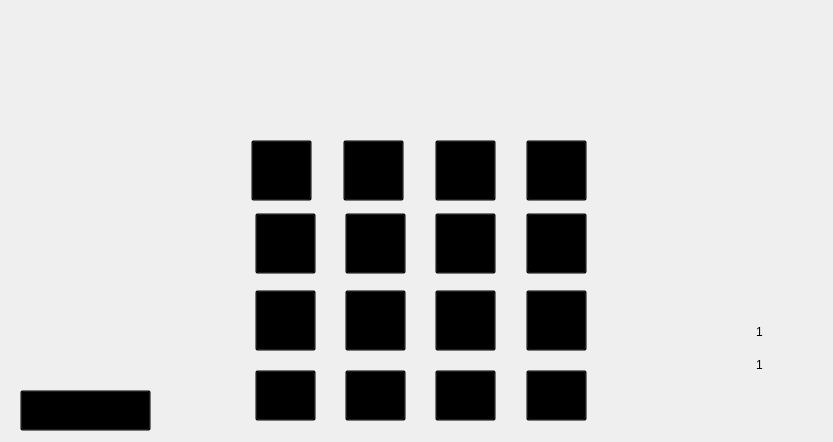
<?xml version="1.0" encoding="UTF-8"?>
<ui version="4.0">
 <class>MainWindow</class>
 <widget class="QMainWindow" name="MainWindow">
  <property name="geometry">
   <rect>
    <x>0</x>
    <y>0</y>
    <width>833</width>
    <height>442</height>
   </rect>
  </property>
  <property name="windowTitle">
   <string>Memoria</string>
  </property>
  <widget class="QWidget" name="centralwidget">
   <widget class="QLabel" name="label">
    <property name="geometry">
     <rect>
      <x>0</x>
      <y>0</y>
      <width>841</width>
      <height>451</height>
     </rect>
    </property>
    <property name="text">
     <string/>
    </property>
    <property name="pixmap">
     <pixmap>../imagens/tela_memoria.png</pixmap>
    </property>
    <property name="scaledContents">
     <bool>true</bool>
    </property>
   </widget>
   <widget class="QPushButton" name="btn_1">
    <property name="geometry">
     <rect>
      <x>251</x>
      <y>140</y>
      <width>61</width>
      <height>61</height>
     </rect>
    </property>
    <property name="cursor">
     <cursorShape>PointingHandCursor</cursorShape>
    </property>
    <property name="styleSheet">
     <string notr="true">background-color: rgba(0, 0, 0, 0);</string>
    </property>
    <property name="text">
     <string/>
    </property>
    <property name="iconSize">
     <size>
      <width>50</width>
      <height>50</height>
     </size>
    </property>
   </widget>
   <widget class="QPushButton" name="btn_2">
    <property name="geometry">
     <rect>
      <x>343</x>
      <y>140</y>
      <width>61</width>
      <height>61</height>
     </rect>
    </property>
    <property name="cursor">
     <cursorShape>PointingHandCursor</cursorShape>
    </property>
    <property name="styleSheet">
     <string notr="true">background-color: rgba(0, 0, 0, 0);</string>
    </property>
    <property name="text">
     <string/>
    </property>
    <property name="iconSize">
     <size>
      <width>50</width>
      <height>50</height>
     </size>
    </property>
   </widget>
   <widget class="QPushButton" name="btn_3">
    <property name="geometry">
     <rect>
      <x>435</x>
      <y>140</y>
      <width>61</width>
      <height>61</height>
     </rect>
    </property>
    <property name="cursor">
     <cursorShape>PointingHandCursor</cursorShape>
    </property>
    <property name="styleSheet">
     <string notr="true">background-color: rgba(0, 0, 0, 0);</string>
    </property>
    <property name="text">
     <string/>
    </property>
    <property name="iconSize">
     <size>
      <width>50</width>
      <height>50</height>
     </size>
    </property>
   </widget>
   <widget class="QPushButton" name="btn_4">
    <property name="geometry">
     <rect>
      <x>526</x>
      <y>140</y>
      <width>61</width>
      <height>61</height>
     </rect>
    </property>
    <property name="cursor">
     <cursorShape>PointingHandCursor</cursorShape>
    </property>
    <property name="styleSheet">
     <string notr="true">background-color: rgba(0, 0, 0, 0);</string>
    </property>
    <property name="text">
     <string/>
    </property>
    <property name="iconSize">
     <size>
      <width>50</width>
      <height>50</height>
     </size>
    </property>
   </widget>
   <widget class="QPushButton" name="btn_5">
    <property name="geometry">
     <rect>
      <x>255</x>
      <y>213</y>
      <width>61</width>
      <height>61</height>
     </rect>
    </property>
    <property name="cursor">
     <cursorShape>PointingHandCursor</cursorShape>
    </property>
    <property name="styleSheet">
     <string notr="true">background-color: rgba(0, 0, 0, 0);</string>
    </property>
    <property name="text">
     <string/>
    </property>
    <property name="iconSize">
     <size>
      <width>50</width>
      <height>50</height>
     </size>
    </property>
   </widget>
   <widget class="QPushButton" name="btn_6">
    <property name="geometry">
     <rect>
      <x>345</x>
      <y>213</y>
      <width>61</width>
      <height>61</height>
     </rect>
    </property>
    <property name="cursor">
     <cursorShape>PointingHandCursor</cursorShape>
    </property>
    <property name="styleSheet">
     <string notr="true">background-color: rgba(0, 0, 0, 0);</string>
    </property>
    <property name="text">
     <string/>
    </property>
    <property name="iconSize">
     <size>
      <width>50</width>
      <height>50</height>
     </size>
    </property>
   </widget>
   <widget class="QPushButton" name="btn_7">
    <property name="geometry">
     <rect>
      <x>435</x>
      <y>213</y>
      <width>61</width>
      <height>61</height>
     </rect>
    </property>
    <property name="cursor">
     <cursorShape>PointingHandCursor</cursorShape>
    </property>
    <property name="styleSheet">
     <string notr="true">background-color: rgba(0, 0, 0, 0);</string>
    </property>
    <property name="text">
     <string/>
    </property>
    <property name="iconSize">
     <size>
      <width>50</width>
      <height>50</height>
     </size>
    </property>
   </widget>
   <widget class="QPushButton" name="btn_8">
    <property name="geometry">
     <rect>
      <x>526</x>
      <y>213</y>
      <width>61</width>
      <height>61</height>
     </rect>
    </property>
    <property name="cursor">
     <cursorShape>PointingHandCursor</cursorShape>
    </property>
    <property name="styleSheet">
     <string notr="true">background-color: rgba(0, 0, 0, 0);</string>
    </property>
    <property name="text">
     <string/>
    </property>
    <property name="iconSize">
     <size>
      <width>50</width>
      <height>50</height>
     </size>
    </property>
   </widget>
   <widget class="QPushButton" name="btn_9">
    <property name="geometry">
     <rect>
      <x>255</x>
      <y>290</y>
      <width>61</width>
      <height>61</height>
     </rect>
    </property>
    <property name="cursor">
     <cursorShape>PointingHandCursor</cursorShape>
    </property>
    <property name="styleSheet">
     <string notr="true">background-color: rgba(0, 0, 0, 0);</string>
    </property>
    <property name="text">
     <string/>
    </property>
    <property name="iconSize">
     <size>
      <width>50</width>
      <height>50</height>
     </size>
    </property>
   </widget>
   <widget class="QPushButton" name="btn_10">
    <property name="geometry">
     <rect>
      <x>345</x>
      <y>290</y>
      <width>61</width>
      <height>61</height>
     </rect>
    </property>
    <property name="cursor">
     <cursorShape>PointingHandCursor</cursorShape>
    </property>
    <property name="styleSheet">
     <string notr="true">background-color: rgba(0, 0, 0, 0);</string>
    </property>
    <property name="text">
     <string/>
    </property>
    <property name="iconSize">
     <size>
      <width>50</width>
      <height>50</height>
     </size>
    </property>
   </widget>
   <widget class="QPushButton" name="btn_11">
    <property name="geometry">
     <rect>
      <x>435</x>
      <y>290</y>
      <width>61</width>
      <height>61</height>
     </rect>
    </property>
    <property name="cursor">
     <cursorShape>PointingHandCursor</cursorShape>
    </property>
    <property name="styleSheet">
     <string notr="true">background-color: rgba(0, 0, 0, 0);</string>
    </property>
    <property name="text">
     <string/>
    </property>
    <property name="iconSize">
     <size>
      <width>50</width>
      <height>50</height>
     </size>
    </property>
   </widget>
   <widget class="QPushButton" name="btn_12">
    <property name="geometry">
     <rect>
      <x>526</x>
      <y>290</y>
      <width>61</width>
      <height>61</height>
     </rect>
    </property>
    <property name="cursor">
     <cursorShape>PointingHandCursor</cursorShape>
    </property>
    <property name="styleSheet">
     <string notr="true">background-color: rgba(0, 0, 0, 0);</string>
    </property>
    <property name="text">
     <string/>
    </property>
    <property name="iconSize">
     <size>
      <width>50</width>
      <height>50</height>
     </size>
    </property>
   </widget>
   <widget class="QPushButton" name="btn_13">
    <property name="geometry">
     <rect>
      <x>255</x>
      <y>370</y>
      <width>61</width>
      <height>51</height>
     </rect>
    </property>
    <property name="cursor">
     <cursorShape>PointingHandCursor</cursorShape>
    </property>
    <property name="styleSheet">
     <string notr="true">background-color: rgba(0, 0, 0, 0);</string>
    </property>
    <property name="text">
     <string/>
    </property>
    <property name="iconSize">
     <size>
      <width>50</width>
      <height>50</height>
     </size>
    </property>
   </widget>
   <widget class="QPushButton" name="btn_14">
    <property name="geometry">
     <rect>
      <x>345</x>
      <y>370</y>
      <width>61</width>
      <height>51</height>
     </rect>
    </property>
    <property name="cursor">
     <cursorShape>PointingHandCursor</cursorShape>
    </property>
    <property name="styleSheet">
     <string notr="true">background-color: rgba(0, 0, 0, 0);</string>
    </property>
    <property name="text">
     <string/>
    </property>
    <property name="iconSize">
     <size>
      <width>50</width>
      <height>50</height>
     </size>
    </property>
   </widget>
   <widget class="QPushButton" name="btn_15">
    <property name="geometry">
     <rect>
      <x>435</x>
      <y>370</y>
      <width>61</width>
      <height>51</height>
     </rect>
    </property>
    <property name="cursor">
     <cursorShape>PointingHandCursor</cursorShape>
    </property>
    <property name="styleSheet">
     <string notr="true">background-color: rgba(0, 0, 0, 0);</string>
    </property>
    <property name="text">
     <string/>
    </property>
    <property name="iconSize">
     <size>
      <width>50</width>
      <height>50</height>
     </size>
    </property>
   </widget>
   <widget class="QPushButton" name="btn_16">
    <property name="geometry">
     <rect>
      <x>526</x>
      <y>370</y>
      <width>61</width>
      <height>51</height>
     </rect>
    </property>
    <property name="cursor">
     <cursorShape>PointingHandCursor</cursorShape>
    </property>
    <property name="styleSheet">
     <string notr="true">background-color: rgba(0, 0, 0, 0);</string>
    </property>
    <property name="text">
     <string/>
    </property>
    <property name="iconSize">
     <size>
      <width>50</width>
      <height>50</height>
     </size>
    </property>
   </widget>
   <widget class="QPushButton" name="Button_reset">
    <property name="geometry">
     <rect>
      <x>20</x>
      <y>390</y>
      <width>131</width>
      <height>41</height>
     </rect>
    </property>
    <property name="cursor">
     <cursorShape>PointingHandCursor</cursorShape>
    </property>
    <property name="styleSheet">
     <string notr="true">background-color: rgba(0, 0, 0, 0);</string>
    </property>
    <property name="text">
     <string/>
    </property>
   </widget>
   <widget class="QLabel" name="pont_jog_01">
    <property name="geometry">
     <rect>
      <x>756</x>
      <y>321</y>
      <width>21</width>
      <height>21</height>
     </rect>
    </property>
    <property name="styleSheet">
     <string notr="true">font: 87 10pt &quot;Segoe UI Black&quot;;</string>
    </property>
    <property name="text">
     <string>1</string>
    </property>
   </widget>
   <widget class="QLabel" name="pont_jog_02">
    <property name="geometry">
     <rect>
      <x>756</x>
      <y>354</y>
      <width>21</width>
      <height>21</height>
     </rect>
    </property>
    <property name="styleSheet">
     <string notr="true">font: 87 10pt &quot;Segoe UI Black&quot;;</string>
    </property>
    <property name="text">
     <string>1</string>
    </property>
   </widget>
  </widget>
 </widget>
 <resources/>
 <connections/>
</ui>
